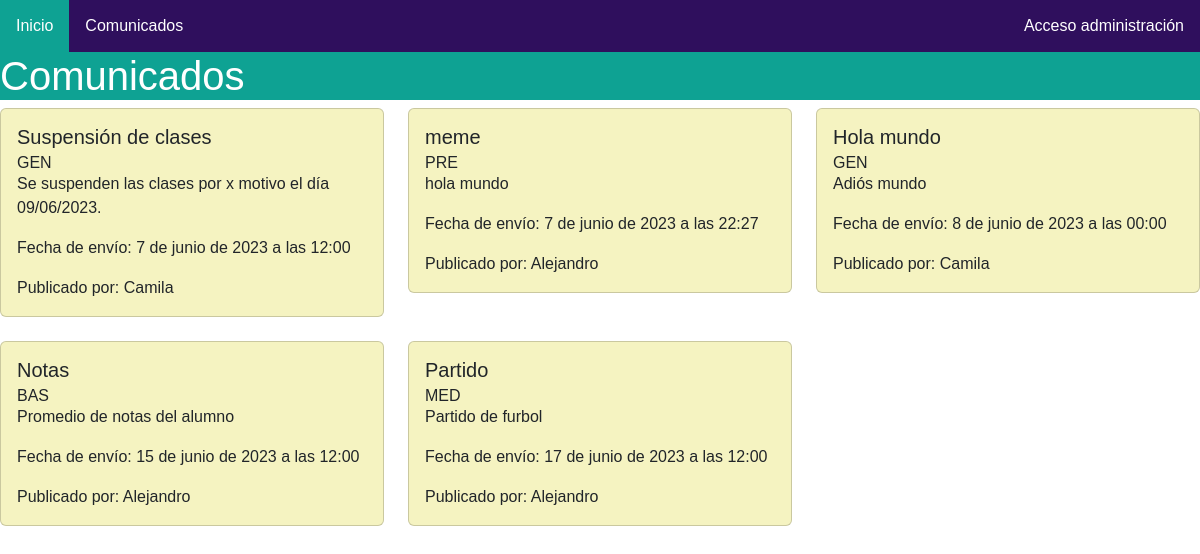
The app's page /comunicados/ with its own data.
### core/models.py (models this page shows, shortened)
class Comunicado(models.Model):
    NIVEL_CHOICES = [("GEN", "General"),
                     ("PRE", "Ciclo Preescolar"),
                     ("BAS", "Ciclo Básico"),
                     ("MED", "Ciclo Medio")]
    correlativo = models.AutoField(primary_key=True)
    titulo = models.TextField(max_length=50)
    detalle = models.TextField(max_length=200)
    nivel = models.CharField(max_length=5, choices=NIVEL_CHOICES)
    categoria = models.ForeignKey(Categoria, on_delete=models.PROTECT) # Al eliminarse una categoria, pregunta si es que está seguro de eliminarla.
    fecha_envio = models.DateTimeField()
    fecha_ultima_modificacion = models.DateTimeField()
    publicado_por = models.ForeignKey(User, on_delete=models.PROTECT)

### core/views.py (the view)
# urls.py: path('comunicados/', views.comunicados, name="comunicados"), # Representa la página de comunicados. Apuntando al archivo views y a la función comunicados.
def comunicados(request): # Estas funciones sirven para renderizar plantillas, en este comunicados.html. Aparte también aquí ordenamos los comunicados por fecha de envío
    comunicados = Comunicado.objects.order_by('fecha_envio') #Se realiza una consulta a la base de datos para obtener todos los objetos de la clase
    data={   # Se crea un diccionario llamado data que contiene los comunicados obtenidos de la base de datos.
        'comunicados': comunicados
    }
    return render(request, 'core/comunicados.html', data) #Aquí se renderiza la plantilla y el diccionario data.

### core/templates/core/comunicados.html (shortened to what this page needs)
{% extends 'core/base.html' %}
{% load static%}
{% block contenido %}
<h1>Comunicados</h1>
<div class="row">
    {% for comunicado in comunicados %}
      <div class="col-4">
        <div class="card">
            <div class="card-body">
              <h5 class="card-title">{{ comunicado.titulo }}</h5>
              <h6 class="card-subtitle">{{ comunicado.nivel }}</h6>
              <p class="card-text">{{ comunicado.detalle }}</p>
              <p class="card-text">Fecha de envío: {{ comunicado.fecha_envio }}</p>
              <p class="card-text">Publicado por: {{ comunicado.publicado_por }}</p>
              </div>
        </div>
        <br>
      </div>
    {% empty %}
        <p>No hay comunicados disponibles.</p>
    {% endfor %}
{% endblock %}

### core/templates/core/base.html (shortened to what this page needs)
<!DOCTYPE html>
<html lang="es">
<head>
    <link href="https://cdn.jsdelivr.net/npm/bootstrap@5.3.0/dist/css/bootstrap.min.css" rel="stylesheet">
    {% load static %}
    <link rel="stylesheet" href="{% static 'core/css/estilos.css'  %}">
    <link rel="stylesheet" href="{% static 'core//img/colegio.jfif'  %}">
</head>
<body>
    <nav>
        <ul>
            <li><a href="{% url 'home' %}"> Inicio </a></li>
            <li><a href="{% url 'comunicados' %}"> Comunicados </a></li>
            <li style="float:right"><a href="{% url 'admin:index' %}" > Acceso administración </a></li>
        </ul>
    </nav>
    <div name="contenido">
        {% block contenido %}
        {% endblock %}
    </div>
</body>
</html>

### core/static/core/css/estilos.css (style rules this page uses)
* { padding: 0; }
ul { list-style-type: none; margin: 0; padding: 0; overflow: hidden; background-color: #2F0F5D; }
li { float: left; }
li a { display: block; color: white; text-align: center; padding: 14px 16px; text-decoration: none; }
h1 { background-color: #0EA293; }
body { margin: 0 auto; font-family: Arial; background-color: #ffffff; color: white; }
.card { background-color: #F5F3C1; }

### records on screen
Comunicado: titulo "Suspensión de clases", nivel "GEN", detalle "Se suspenden las clases por x motivo el día 09/06/2023.", fecha_envio "7 de junio de 2023 a las 12:00", publicado_por "Camila"
Comunicado: titulo "meme", nivel "PRE", detalle "hola mundo", fecha_envio "7 de junio de 2023 a las 22:27", publicado_por "Alejandro"
Comunicado: titulo "Hola mundo", nivel "GEN", detalle "Adiós mundo", fecha_envio "8 de junio de 2023 a las 00:00", publicado_por "Camila"
Comunicado: titulo "Notas", nivel "BAS", detalle "Promedio de notas del alumno", fecha_envio "15 de junio de 2023 a las 12:00", publicado_por "Alejandro"
Comunicado: titulo "Partido", nivel "MED", detalle "Partido de furbol", fecha_envio "17 de junio de 2023 a las 12:00", publicado_por "Alejandro"
